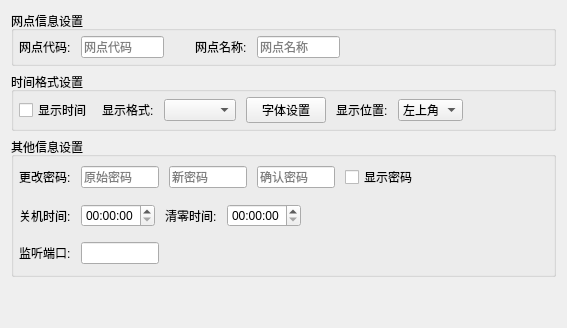
      <widget class="QWidget" name="sys_tab">
       <property name="sizePolicy">
        <sizepolicy hsizetype="Expanding" vsizetype="Expanding">
         <horstretch>0</horstretch>
         <verstretch>0</verstretch>
        </sizepolicy>
       </property>
       <attribute name="title">
        <string>Tab 1</string>
       </attribute>
       <layout class="QVBoxLayout" name="verticalLayout_3" stretch="1,1,1,3">
        <item>
         <widget class="QGroupBox" name="groupBox">
          <property name="title">
           <string>网点信息设置</string>
          </property>
          <layout class="QHBoxLayout" name="horizontalLayout_2" stretch="1,4,1,1,4,10">
           <property name="spacing">
            <number>10</number>
           </property>
           <property name="leftMargin">
            <number>5</number>
           </property>
           <property name="topMargin">
            <number>5</number>
           </property>
           <property name="rightMargin">
            <number>5</number>
           </property>
           <property name="bottomMargin">
            <number>5</number>
           </property>
           <item>
            <widget class="QLabel" name="label">
             <property name="text">
              <string>网点代码:</string>
             </property>
            </widget>
           </item>
           <item>
            <widget class="QLineEdit" name="lineEdit">
             <property name="placeholderText">
              <string>网点代码</string>
             </property>
            </widget>
           </item>
           <item>
            <spacer name="horizontalSpacer_4">
             <property name="orientation">
              <enum>Qt::Horizontal</enum>
             </property>
             <property name="sizeHint" stdset="0">
              <size>
               <width>40</width>
               <height>20</height>
              </size>
             </property>
            </spacer>
           </item>
           <item>
            <widget class="QLabel" name="label_2">
             <property name="text">
              <string>网点名称:</string>
             </property>
            </widget>
           </item>
           <item>
            <widget class="QLineEdit" name="lineEdit_2">
             <property name="placeholderText">
              <string>网点名称</string>
             </property>
            </widget>
           </item>
           <item>
            <spacer name="horizontalSpacer_2">
             <property name="orientation">
              <enum>Qt::Horizontal</enum>
             </property>
             <property name="sizeHint" stdset="0">
              <size>
               <width>40</width>
               <height>20</height>
              </size>
             </property>
            </spacer>
           </item>
          </layout>
         </widget>
        </item>
        <item>
         <widget class="QGroupBox" name="groupBox_2">
          <property name="title">
           <string>时间格式设置</string>
          </property>
          <layout class="QHBoxLayout" name="horizontalLayout_3" stretch="1,1,4,3,1,2,9">
           <property name="spacing">
            <number>10</number>
           </property>
           <property name="leftMargin">
            <number>5</number>
           </property>
           <property name="topMargin">
            <number>5</number>
           </property>
           <property name="rightMargin">
            <number>5</number>
           </property>
           <property name="bottomMargin">
            <number>5</number>
           </property>
           <item>
            <widget class="QCheckBox" name="checkBox">
             <property name="text">
              <string>显示时间</string>
             </property>
            </widget>
           </item>
           <item>
            <widget class="QLabel" name="label_3">
             <property name="text">
              <string>显示格式:</string>
             </property>
            </widget>
           </item>
           <item>
            <widget class="QComboBox" name="comboBox"/>
           </item>
           <item>
            <widget class="QPushButton" name="pushButton_4">
             <property name="text">
              <string>字体设置</string>
             </property>
            </widget>
           </item>
           <item>
            <widget class="QLabel" name="label_4">
             <property name="text">
              <string>显示位置:</string>
             </property>
            </widget>
           </item>
           <item>
            <widget class="QComboBox" name="comboBox_2">
             <item>
              <property name="text">
               <string>左上角</string>
              </property>
             </item>
             <item>
              <property name="text">
               <string>左下角</string>
              </property>
             </item>
             <item>
              <property name="text">
               <string>右上角</string>
              </property>
             </item>
             <item>
              <property name="text">
               <string>右上角</string>
              </property>
             </item>
            </widget>
           </item>
           <item>
            <spacer name="horizontalSpacer_3">
             <property name="orientation">
              <enum>Qt::Horizontal</enum>
             </property>
             <property name="sizeHint" stdset="0">
              <size>
               <width>40</width>
               <height>20</height>
              </size>
             </property>
            </spacer>
           </item>
          </layout>
         </widget>
        </item>
        <item>
         <widget class="QGroupBox" name="groupBox_3">
          <property name="title">
           <string>其他信息设置</string>
          </property>
          <layout class="QVBoxLayout" name="verticalLayout_2">
           <property name="spacing">
            <number>10</number>
           </property>
           <property name="leftMargin">
            <number>5</number>
           </property>
           <property name="topMargin">
            <number>5</number>
           </property>
           <property name="rightMargin">
            <number>5</number>
           </property>
           <property name="bottomMargin">
            <number>5</number>
           </property>
           <item>
            <layout class="QHBoxLayout" name="horizontalLayout_4" stretch="1,3,3,3,1,5">
             <property name="spacing">
              <number>10</number>
             </property>
             <property name="leftMargin">
              <number>0</number>
             </property>
             <property name="topMargin">
              <number>3</number>
             </property>
             <property name="rightMargin">
              <number>0</number>
             </property>
             <property name="bottomMargin">
              <number>3</number>
             </property>
             <item>
              <widget class="QLabel" name="label_5">
               <property name="text">
                <string>更改密码:</string>
               </property>
              </widget>
             </item>
             <item>
              <widget class="QLineEdit" name="lineEdit_3">
               <property name="contextMenuPolicy">
                <enum>Qt::NoContextMenu</enum>
               </property>
               <property name="maxLength">
                <number>16</number>
               </property>
               <property name="echoMode">
                <enum>QLineEdit::PasswordEchoOnEdit</enum>
               </property>
               <property name="placeholderText">
                <string>原始密码</string>
               </property>
              </widget>
             </item>
             <item>
              <widget class="QLineEdit" name="lineEdit_4">
               <property name="contextMenuPolicy">
                <enum>Qt::NoContextMenu</enum>
               </property>
               <property name="maxLength">
                <number>16</number>
               </property>
               <property name="echoMode">
                <enum>QLineEdit::PasswordEchoOnEdit</enum>
               </property>
               <property name="placeholderText">
                <string>新密码</string>
               </property>
              </widget>
             </item>
             <item>
              <widget class="QLineEdit" name="lineEdit_5">
               <property name="contextMenuPolicy">
                <enum>Qt::NoContextMenu</enum>
               </property>
               <property name="maxLength">
                <number>16</number>
               </property>
               <property name="echoMode">
                <enum>QLineEdit::PasswordEchoOnEdit</enum>
               </property>
               <property name="placeholderText">
                <string>确认密码</string>
               </property>
              </widget>
             </item>
             <item>
              <widget class="QCheckBox" name="checkBox_2">
               <property name="text">
                <string>显示密码</string>
               </property>
              </widget>
             </item>
             <item>
              <spacer name="horizontalSpacer_5">
               <property name="orientation">
                <enum>Qt::Horizontal</enum>
               </property>
               <property name="sizeHint" stdset="0">
                <size>
                 <width>40</width>
                 <height>20</height>
                </size>
               </property>
              </spacer>
             </item>
            </layout>
           </item>
           <item>
            <layout class="QHBoxLayout" name="horizontalLayout_5" stretch="1,1,1,1,9">
             <property name="spacing">
              <number>10</number>
             </property>
             <property name="leftMargin">
              <number>0</number>
             </property>
             <property name="topMargin">
              <number>2</number>
             </property>
             <property name="rightMargin">
              <number>0</number>
             </property>
             <property name="bottomMargin">
              <number>2</number>
             </property>
             <item>
              <widget class="QLabel" name="label_6">
               <property name="text">
                <string>关机时间:</string>
               </property>
              </widget>
             </item>
             <item>
              <widget class="QTimeEdit" name="timeEdit"/>
             </item>
             <item>
              <widget class="QLabel" name="label_7">
               <property name="text">
                <string>清零时间:</string>
               </property>
              </widget>
             </item>
             <item>
              <widget class="QTimeEdit" name="timeEdit_2"/>
             </item>
             <item>
              <spacer name="horizontalSpacer_6">
               <property name="orientation">
                <enum>Qt::Horizontal</enum>
               </property>
               <property name="sizeHint" stdset="0">
                <size>
                 <width>40</width>
                 <height>20</height>
                </size>
               </property>
              </spacer>
             </item>
            </layout>
           </item>
           <item>
            <layout class="QHBoxLayout" name="horizontalLayout_6" stretch="1,3,15">
             <property name="spacing">
              <number>10</number>
             </property>
             <property name="leftMargin">
              <number>0</number>
             </property>
             <property name="topMargin">
              <number>3</number>
             </property>
             <property name="rightMargin">
              <number>0</number>
             </property>
             <property name="bottomMargin">
              <number>5</number>
             </property>
             <item>
              <widget class="QLabel" name="label_8">
               <property name="text">
                <string>监听端口:</string>
               </property>
              </widget>
             </item>
             <item>
              <widget class="QLineEdit" name="lineEdit_6"/>
             </item>
             <item>
              <spacer name="horizontalSpacer_7">
               <property name="orientation">
                <enum>Qt::Horizontal</enum>
               </property>
               <property name="sizeHint" stdset="0">
                <size>
                 <width>40</width>
                 <height>20</height>
                </size>
               </property>
              </spacer>
             </item>
            </layout>
           </item>
          </layout>
         </widget>
        </item>
        <item>
         <spacer name="verticalSpacer">
          <property name="orientation">
           <enum>Qt::Vertical</enum>
          </property>
          <property name="sizeHint" stdset="0">
           <size>
            <width>20</width>
            <height>40</height>
           </size>
          </property>
         </spacer>
        </item>
       </layout>
      </widget>
